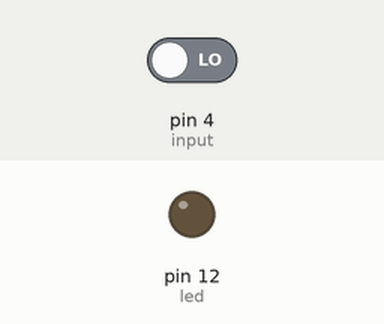
A sketch run on a simulated Arduino Uno, built with avr-gcc and run on an emulated ATmega328P. On the bench: output pins drawn as LEDs (lit = HIGH). Inputs (shaded band) come from the test bench; at power-on: pin 4 (input) LOW. What the sketch prints to the serial monitor is not drawn.

Above: at 1.2 s.
1.3 s: pin 4 (input) driven HIGH
At 2.1 s:
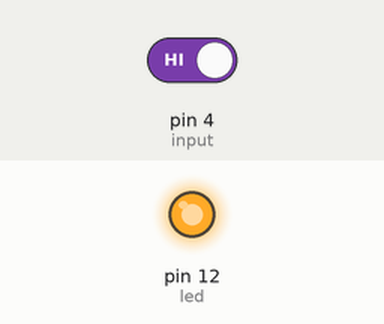
2.8 s: pin 4 (input) driven LOW
At 3.3 s:
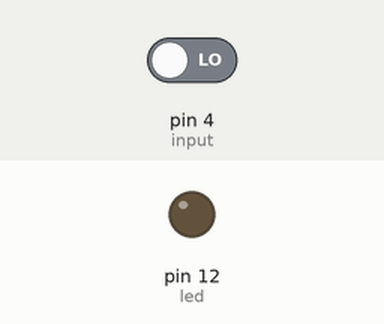
Timing chart, 0 to 5.8 s (numbered marks = the images above; inputs shaded):
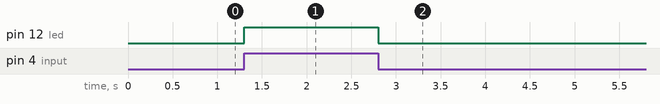

Measured:
- after the input at 1.3 s, pin 12 (led): LOW → HIGH at once
- after the input at 2.8 s, pin 12 (led): HIGH → LOW at once

The sketch:

receive_a_digital_signal.ino
```cpp
// Read Digital Input Signal and On-Off led using button

int led = 12;
int input = 4;
int buttonState;

void setup() {
  Serial.begin(9600);   // sets serial monitor for preview any value
  pinMode (led, OUTPUT);  // sets output pin
  pinMode (input, INPUT);  // sets input pin
}

void loop() {
  buttonState = digitalRead(input);  // read the input
  digitalWrite(led,buttonState);   // configure led for

  Serial.print(buttonState);
}
```
